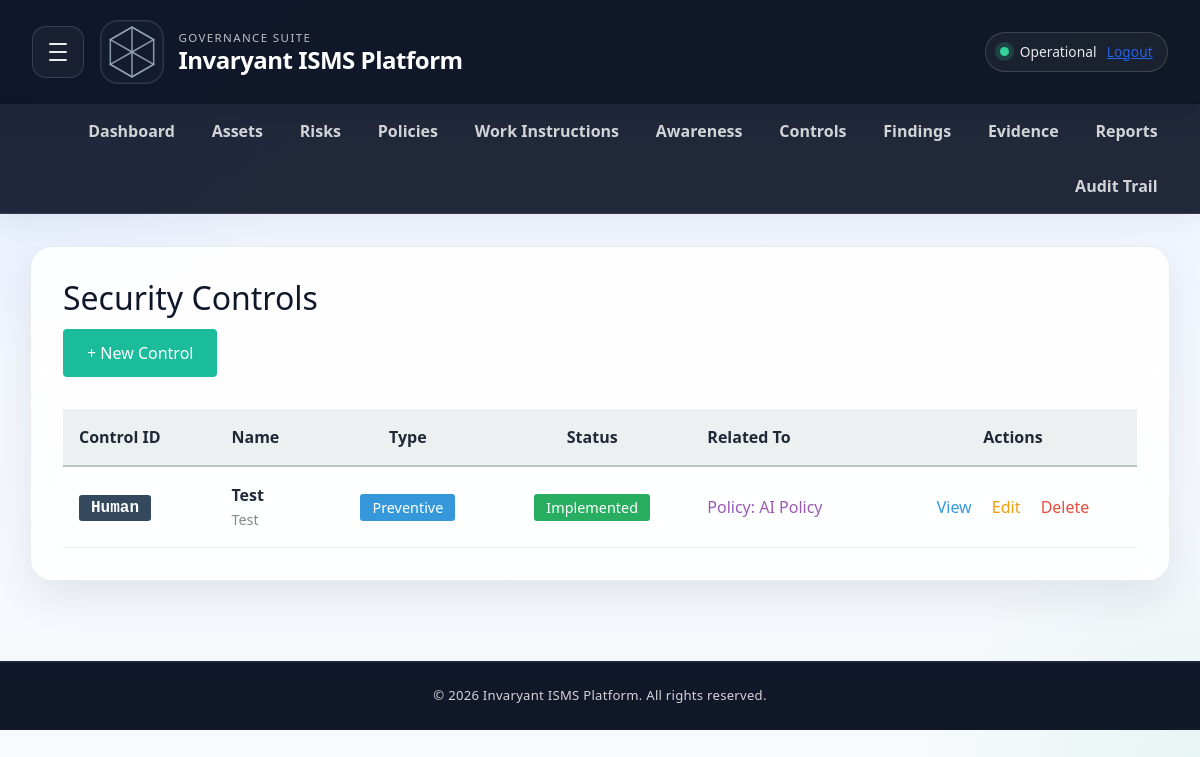
Page /controls (signed in) on the earlier database version.
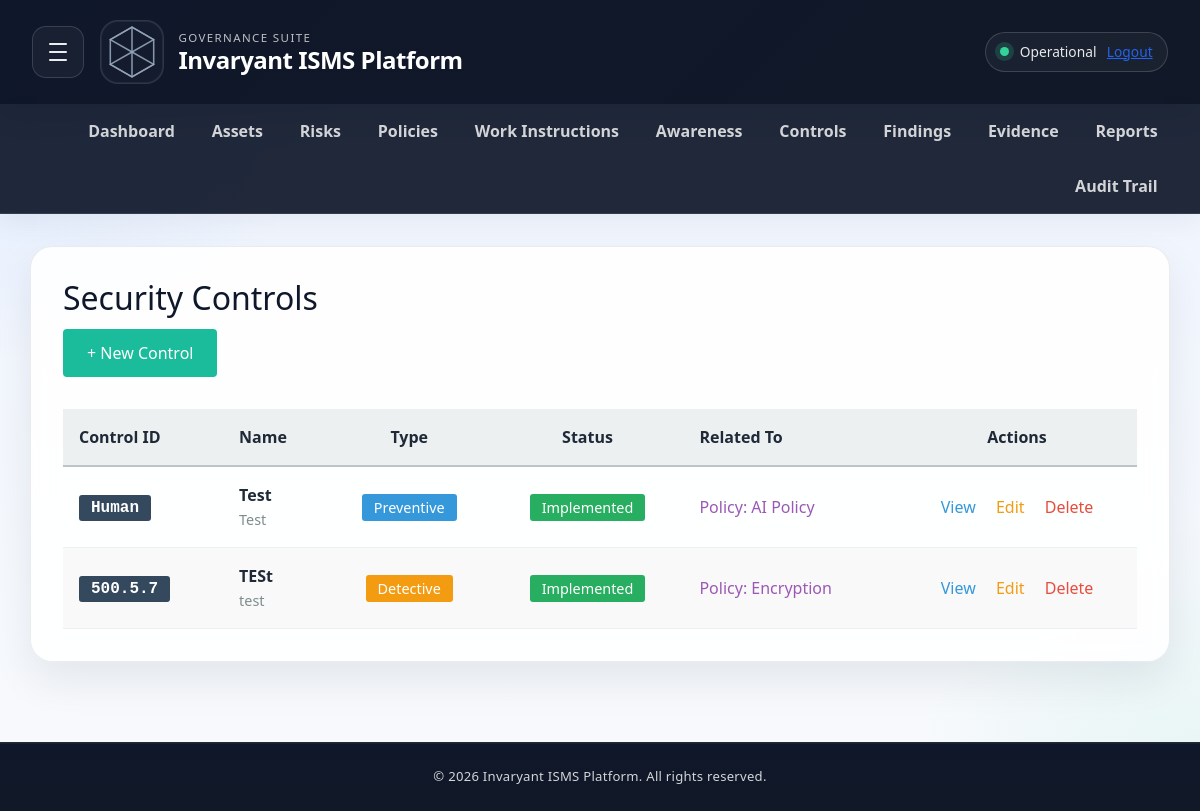
Same page on the later database version.
### app/models.py (models this page shows, shortened)
class Control(db.Model):
    __tablename__ = 'controls'
    id = db.Column(db.Integer, primary_key=True)
    tenant_id = db.Column(db.Integer, db.ForeignKey('tenants.id'), nullable=False, default=1)
    control_id = db.Column(db.String(20))
    name = db.Column(db.String(200), nullable=False)
    description = db.Column(db.Text)
    control_type = db.Column(db.String(50))
    implementation_status = db.Column(db.String(50), default='Not Implemented')
    risk_id = db.Column(db.Integer, db.ForeignKey('risks.id'), nullable=True)
    policy_id = db.Column(db.Integer, db.ForeignKey('policies.id'), nullable=True)
    created_by_user_id = db.Column(db.Integer, db.ForeignKey('users.id'), nullable=True)
    risk = db.relationship('Risk', backref='controls')
    policy = db.relationship('Policy', backref='controls')

class Policy(db.Model):
    __tablename__ = 'policies'
    __table_args__ = (
        db.Index('ix_policies_tenant_id', 'tenant_id'),
    )
    id = db.Column(db.Integer, primary_key=True)
    tenant_id = db.Column(db.Integer, db.ForeignKey('tenants.id'), nullable=False, default=1)
    title = db.Column(db.String(200), nullable=False)
    version = db.Column(db.String(20), default='1.0')
    owner = db.Column(db.String(100))
    status = db.Column(db.String(50), default='Draft')
    approved_date = db.Column(db.DateTime, nullable=True)
    review_date = db.Column(db.DateTime, nullable=True)
    content_summary = db.Column(db.Text)
    document_filename = db.Column(db.String(255), nullable=True)
    document_path = db.Column(db.String(500), nullable=True)
    mime_type = db.Column(db.String(100), nullable=True)
    file_size = db.Column(db.Integer, default=0)
    created_at = db.Column(db.DateTime, default=datetime.utcnow)
    created_by_user_id = db.Column(db.Integer, db.ForeignKey('users.id'), nullable=True)

### app/routes.py (the view)
@main.route('/controls')
@login_required
def controls_list():
    controls = Control.query.filter_by(tenant_id=current_user.tenant_id).all()
    return render_template('controls_list.html', controls=controls)

### app/templates/controls_list.html (shortened to what this page needs)
{% extends "base.html" %}
{% block content %}
<h2>Security Controls</h2>
<div style="margin-bottom: 2rem;">
    <a href="/controls/new" style="background-color: #1abc9c; color: white; padding: 0.75rem 1.5rem; border-radius: 4px; text-decoration: none; display: inline-block;">
        + New Control
    </a>
</div>
{% if controls %}
<table style="width: 100%; border-collapse: collapse;">
    <thead>
        <tr style="background-color: #ecf0f1; border-bottom: 2px solid #bdc3c7;">
            <th style="padding: 1rem; text-align: left;">Control ID</th>
            <th style="padding: 1rem; text-align: left;">Name</th>
            <th style="padding: 1rem; text-align: center;">Type</th>
            <th style="padding: 1rem; text-align: center;">Status</th>
            <th style="padding: 1rem; text-align: left;">Related To</th>
            <th style="padding: 1rem; text-align: center;">Actions</th>
        </tr>
    </thead>
    <tbody>
        {% for control in controls %}
        <tr style="border-bottom: 1px solid #ecf0f1; {% if loop.index % 2 == 0 %}background-color: #f9f9f9;{% endif %}">
            <td style="padding: 1rem;">
                <span style="background-color: #34495e; color: white; padding: 0.25rem 0.75rem; border-radius: 3px; font-family: monospace; font-weight: bold;">
                    {{ control.control_id or 'N/A' }}
                </span>
            </td>
            <td style="padding: 1rem;">
                <strong>{{ control.name }}</strong>
                {% if control.description %}
                <br>
                <span style="color: #7f8c8d; font-size: 0.9rem;">{{ control.description[:50] }}{% if control.description|length > 50 %}...{% endif %}</span>
                {% endif %}
            </td>
            <td style="padding: 1rem; text-align: center;">
                <span style="background-color: {% if control.control_type == 'Preventive' %}#3498db{% elif control.control_type == 'Detective' %}#f39c12{% else %}#e74c3c{% endif %}; color: white; padding: 0.25rem 0.75rem; border-radius: 3px; font-size: 0.9rem;">
                    {{ control.control_type or 'N/A' }}
                </span>
            </td>
            <td style="padding: 1rem; text-align: center;">
                <span style="background-color: {% if control.implementation_status == 'Implemented' %}#27ae60{% elif control.implementation_status == 'Partially Implemented' %}#f39c12{% else %}#95a5a6{% endif %}; color: white; padding: 0.25rem 0.75rem; border-radius: 3px; font-size: 0.9rem;">
                    {{ control.implementation_status or 'Not Implemented' }}
                </span>
            </td>
            <td style="padding: 1rem;">
                {% if control.risk %}
                <a href="/risks/{{ control.risk.id }}" style="color: #e74c3c; text-decoration: none;">Risk: {{ control.risk.title[:20] }}</a>
                {% elif control.policy %}
                <a href="/policies/{{ control.policy.id }}" style="color: #9b59b6; text-decoration: none;">Policy: {{ control.policy.title[:20] }}</a>
                {% else %}
                <span style="color: #95a5a6;">—</span>
                {% endif %}
            </td>
            <td style="padding: 1rem; text-align: center;">
                <a href="/controls/{{ control.id }}" style="color: #3498db; text-decoration: none; margin-right: 1rem;">View</a>
                <a href="/controls/{{ control.id }}/edit" style="color: #f39c12; text-decoration: none; margin-right: 1rem;">Edit</a>
                <a href="/controls/{{ control.id }}/delete" style="color: #e74c3c; text-decoration: none;" onclick="return confirm('Are you sure?');">Delete</a>
            </td>
        </tr>
        {% endfor %}
    </tbody>
</table>
{% else %}
<div style="background-color: #ecf0f1; padding: 2rem; border-radius: 4px; text-align: center;">
    <p style="color: #7f8c8d; font-size: 1.1rem;">No controls found.</p>
    <a href="/controls/new" style="color: #1abc9c; text-decoration: none;">Create the first control</a>
</div>
{% endif %}
{% endblock %}

Differences in the rows shown:
added Control: control "500.5.7", name "TESt", description "test", control_type "Detective", implementation_status "Implemented", policy "Encryption"
